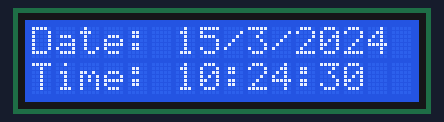
A sketch run on a simulated Arduino Uno, built with avr-gcc and run on an emulated ATmega328P. Parts: 16×2 character LCD. The local clock reads 2024-03-15 10:24:30 at power-on unless the sketch sets it.

Above: at 0.2 s.
At 4.3 s:
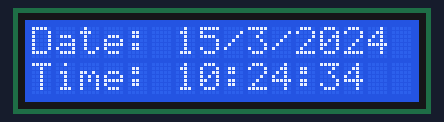
At 9.5 s:
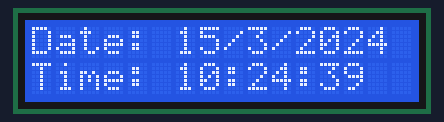
At 18.8 s:
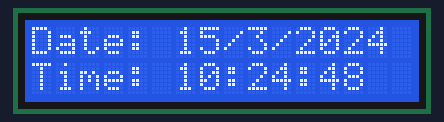
At 28.0 s:
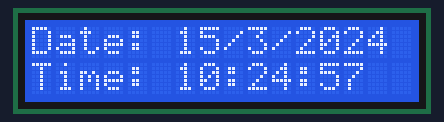
At 38.4 s:
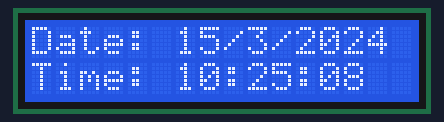

Measured:
- what the display in image 1 shows lasts 1.1 s, from 4.2 s to 5.3 s

The sketch:

UteClock.ino
```cpp
#include <LiquidCrystal_I2C.h>
#include <ThreeWire.h>
#include <RtcDS1302.h>


//0x3F or 0x27
LiquidCrystal_I2C lcd(0x27, 16, 2);   //LCD Object

ThreeWire myWire(7, 6, 8);        // DAT, CLK, RST
RtcDS1302<ThreeWire> Rtc(myWire);    // RTC Object

void setup ()
{
  lcd.init();
  lcd.backlight();
  lcd.clear();

  Rtc.Begin();
  //RtcDateTime currentTime = RtcDateTime(__DATE__ , __TIME__)+6;
  //Rtc.SetDateTime(currentTime);
}

void loop ()
{
  RtcDateTime now = Rtc.GetDateTime();
  lcd.clear();
  lcd.setCursor(0, 0);
  lcd.print("Date: ");
  lcd.print(now.Day());
  lcd.print("/");
  lcd.print(now.Month());
  lcd.print("/");
  lcd.print(now.Year());

  lcd.setCursor(0, 1);
  lcd.print("Time: ");
  if(now.Hour()>9)
    lcd.print(now.Hour());
  else{
    lcd.print("0");
    lcd.print(now.Hour());
    }
  lcd.print(":");
  if(now.Minute()>9)
    lcd.print(now.Minute());
  else{
    lcd.print("0");
    lcd.print(now.Minute());
    }
  lcd.print(":");
  if(now.Second()>9)
    lcd.print(now.Second());
  else{
    lcd.print("0");
    lcd.print(now.Second());
    }
  delay(1000);
}
```
